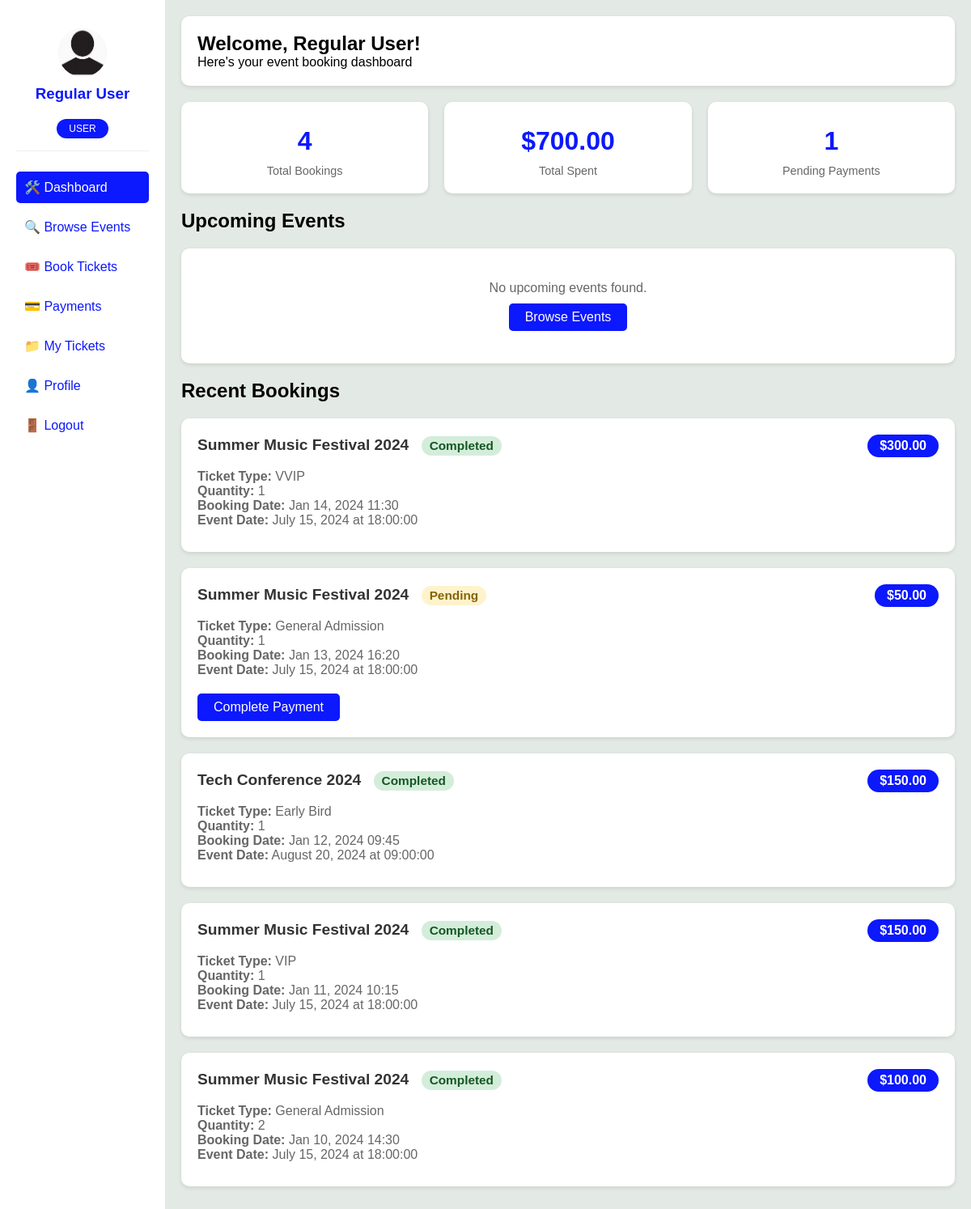
Page /user/user_dash.php (signed in) on the committed database.
### tables this page shows
CREATE TABLE IF NOT EXISTS `ticket_sales` (
  `sale_id` int(11) NOT NULL AUTO_INCREMENT,
  `ticket_id` int(11) NOT NULL,
  `user_id` int(11) DEFAULT NULL,
  `quantity` int(11) NOT NULL,
  `total_amount` decimal(10,2) NOT NULL,
  `sale_date` timestamp DEFAULT CURRENT_TIMESTAMP,
  `payment_status` enum('pending','completed','failed') DEFAULT 'pending',
  PRIMARY KEY (`sale_id`),
  KEY `ticket_id` (`ticket_id`),
  KEY `user_id` (`user_id`),
  KEY `sale_date` (`sale_date`),
  KEY `payment_status` (`payment_status`)
);

CREATE TABLE IF NOT EXISTS `events` (
  `id` int(11) NOT NULL AUTO_INCREMENT,
  `organizer_id` int(11) NOT NULL,
  `event_name` varchar(200) NOT NULL,
  `event_date` date NOT NULL,
  `event_time` time NOT NULL,
  `event_location` varchar(255) NOT NULL,
  `event_category` varchar(50) DEFAULT NULL,
  `ticket_price` decimal(10,2) NOT NULL,
  `total_tickets` int(11) NOT NULL,
  `event_description` text DEFAULT NULL,
  `created_at` timestamp DEFAULT CURRENT_TIMESTAMP,
  PRIMARY KEY (`id`),
  KEY `organizer_id` (`organizer_id`),
  KEY `event_date` (`event_date`)
);

CREATE TABLE IF NOT EXISTS `tickets` (
  `ticket_id` int(11) NOT NULL AUTO_INCREMENT,
  `event_id` int(11) NOT NULL,
  `ticket_type` varchar(50) NOT NULL,
  `price` decimal(10,2) NOT NULL,
  `total_quantity` int(11) NOT NULL,
  `available_quantity` int(11) NOT NULL,
  `sold_quantity` int(11) DEFAULT 0,
  `seat_layout` text DEFAULT NULL,
  `description` text DEFAULT NULL,
  `created_at` timestamp DEFAULT CURRENT_TIMESTAMP,
  PRIMARY KEY (`ticket_id`),
  KEY `event_id` (`event_id`),
  KEY `ticket_type` (`ticket_type`)
);

### config.php (called while the page is built, shortened)
<?php
try {
    $conn = new mysqli(DB_HOST, DB_USER, DB_PASS, DB_NAME);
} catch(Exception $e) {
    die("Connection failed: " . $e->getMessage());
}
function executeQuery($sql, $params = [], $types = "") {
    global $conn;
    $stmt = $conn->prepare($sql);
    if (!empty($params)) {
        $stmt->bind_param($types, ...$params);
    }
    $stmt->execute();
    return $stmt;
}
function fetchSingle($sql, $params = [], $types = "") {
    $stmt = executeQuery($sql, $params, $types);
    $result = $stmt->get_result();
    return $result->fetch_assoc();
}
function fetchAll($sql, $params = [], $types = "") {
    $stmt = executeQuery($sql, $params, $types);
    $result = $stmt->get_result();
    $rows = [];
    while ($row = $result->fetch_assoc()) {
        $rows[] = $row;
    }
    return $rows;
}
function getUserBookings($user_id) {
    return fetchAll("
        SELECT
            ts.sale_id,
            ts.quantity,
            ts.total_amount,
            ts.sale_date,
            ts.payment_status,
            t.ticket_type,
            t.price as unit_price,
            e.event_name,
            e.event_date,
            e.event_time,
            e.event_location
        FROM ticket_sales ts
        JOIN tickets t ON ts.ticket_id = t.ticket_id
        JOIN events e ON t.event_id = e.id
        WHERE ts.user_id = ?
        ORDER BY ts.sale_date DESC
    ", [$user_id], "i");
}
?>

### user/user_dash.php (the view, shortened to what this page needs)
<?php
require_once '../config.php';
$user_id = $_SESSION['user_id'];
$stats = fetchSingle("
    SELECT
        (SELECT COUNT(*) FROM ticket_sales WHERE user_id = ? AND payment_status = 'completed') as total_bookings,
        (SELECT SUM(total_amount) FROM ticket_sales WHERE user_id = ? AND payment_status = 'completed') as total_spent,
        (SELECT COUNT(*) FROM ticket_sales WHERE user_id = ? AND payment_status = 'pending') as pending_payments
", [$user_id, $user_id, $user_id], "iii");
$upcoming_events = fetchAll("
    SELECT e.*,
           (SELECT MIN(price) FROM tickets WHERE event_id = e.id) as min_price
    FROM events e
    WHERE e.event_date >= CURDATE()
    ORDER BY e.event_date ASC
    LIMIT 3
");
$recent_bookings = getUserBookings($user_id);
?>
<!DOCTYPE html>
<html lang="en">
<head>
</head>
<body>
    <main>
        <aside>
            <div class="profile">
                <div class="img">
                    <img src="../img/pro.jpg" alt="<?php echo htmlspecialchars($_SESSION['full_name'] ?? 'User'); ?>">
                </div>
                <h3><?php echo htmlspecialchars($_SESSION['full_name'] ?? $_SESSION['username']); ?></h3>
                <div class="ro">USER</div>
            </div>
            <div class="roles">
                <a href="user_dash.php" class="act">🛠️ Dashboard</a>
                <a href="browse.php">🔍 Browse Events</a>
                <a href="book.php">🎟️ Book Tickets</a>
                <a href="ticket.php">💳 Payments</a>
                <a href="payment.php">📁 My Tickets</a>
                <a href="profile.php">👤 Profile</a>
                <a href="../logout.php">🚪 Logout</a>
            </div>
        </aside>
        <section>
            <div class="welcome-section">
                <h1>Welcome, <?php echo htmlspecialchars($_SESSION['full_name'] ?? $_SESSION['username']); ?>!</h1>
                <p>Here's your event booking dashboard</p>
            </div>
            <div class="stats-grid">
                <div class="stat-card">
                    <div class="stat-value"><?php echo $stats['total_bookings'] ?? 0; ?></div>
                    <div class="stat-label">Total Bookings</div>
                </div>
                <div class="stat-card">
                    <div class="stat-value">$<?php echo number_format($stats['total_spent'] ?? 0, 2); ?></div>
                    <div class="stat-label">Total Spent</div>
                </div>
                <div class="stat-card">
                    <div class="stat-value"><?php echo $stats['pending_payments'] ?? 0; ?></div>
                    <div class="stat-label">Pending Payments</div>
                </div>
            </div>
            <h2>Upcoming Events</h2>
            <div class="events-grid">
                <?php if (!empty($upcoming_events)): ?>
                    <?php foreach ($upcoming_events as $event): ?>
                        <div class="event-card">
                            <div class="event-header">
                                <div class="event-title"><?php echo htmlspecialchars($event['event_name']); ?></div>
                                <?php if ($event['min_price']): ?>
                                    <div class="event-price">From $<?php echo number_format($event['min_price'], 2); ?></div>
                                <?php endif; ?>
                            </div>
                            <div class="event-details">
                                <p><strong>Date:</strong> <?php echo date('F d, Y', strtotime($event['event_date'])); ?></p>
                                <p><strong>Location:</strong> <?php echo htmlspecialchars($event['event_location']); ?></p>
                                <p><strong>Category:</strong> <?php echo htmlspecialchars($event['event_category']); ?></p>
                            </div>
                            <a href="book.php?event_id=<?php echo $event['id']; ?>" class="btn btn-primary">Book Now</a>
                        </div>
                    <?php endforeach; ?>
                <?php else: ?>
                    <div class="empty-state">
                        <p>No upcoming events found.</p>
                        <a href="browse.php" class="btn btn-primary">Browse Events</a>
                    </div>
                <?php endif; ?>
            </div>
            <h2>Recent Bookings</h2>
            <div class="bookings-list">
                <?php if (!empty($recent_bookings)): ?>
                    <?php foreach ($recent_bookings as $booking): ?>
                        <div class="booking-card">
                            <div class="event-header">
                                <div class="event-title">
                                    <?php echo htmlspecialchars($booking['event_name']); ?>
                                    <span class="booking-status status-<?php echo $booking['payment_status']; ?>">
                                        <?php echo ucfirst($booking['payment_status']); ?>
                                    </span>
                                </div>
                                <div class="event-price">$<?php echo number_format($booking['total_amount'], 2); ?></div>
                            </div>
                            <div class="event-details">
                                <p><strong>Ticket Type:</strong> <?php echo htmlspecialchars($booking['ticket_type']); ?></p>
                                <p><strong>Quantity:</strong> <?php echo $booking['quantity']; ?></p>
                                <p><strong>Booking Date:</strong> <?php echo date('M d, Y H:i', strtotime($booking['sale_date'])); ?></p>
                                <p><strong>Event Date:</strong> <?php echo date('F d, Y', strtotime($booking['event_date'])); ?> at <?php echo $booking['event_time']; ?></p>
                            </div>
                            <?php if ($booking['payment_status'] === 'pending'): ?>
                                <a href="ticket.php?pay=<?php echo $booking['sale_id']; ?>" class="btn btn-primary">Complete Payment</a>
                            <?php endif; ?>
                        </div>
                    <?php endforeach; ?>
                <?php endif; ?>
            </div>
        </section>
    </main>
</body>
</html>

### user/user_dash.php (style rules this page uses)
* { margin: 0; padding: 0; box-sizing: border-box; }
body { height: 100vh; width: 100vw; background: #e3e9e4; font-family: Arial, sans-serif; }
main { display: flex; }
aside { width: 17%; padding: 20px; background: #fff; min-height: 100vh; position: fixed; height: 100%; }
section { width: 83%; margin-left: 17%; padding: 20px; }
.roles { display: flex; flex-direction: column; }
.roles a { text-decoration: none; color: #0c18fd; padding: 10px; margin: 5px 0; border-radius: 5px; transition: all 0.3s; }
.profile { text-align: center; margin-bottom: 20px; padding: 15px; border-bottom: 1px solid #eee; }
.profile h3 { color: #0c18fd; margin: 10px 0; }
.img { width: 60px; height: 60px; border-radius: 50%; margin: 0 auto 10px; overflow: hidden; background: #f0f0f0; display: flex; align-items: center; justify-content: center; }
.img img { width: 100%; height: 100%; object-fit: cover; }
.ro { background: #0c18fd; color: #fff; padding: 5px 15px; border-radius: 20px; display: inline-block; font-size: 12px; margin-top: 10px; }
.act { background: #0c18fd !important; color: #fff !important; }
.welcome-section { background: white; padding: 20px; border-radius: 10px; margin-bottom: 20px; box-shadow: 0 2px 5px rgba(0,0,0,0.1); }
.stats-grid { display: grid; grid-template-columns: repeat(auto-fit, minmax(200px, 1fr)); gap: 20px; margin: 20px 0; }
.stat-card { background: white; padding: 20px; border-radius: 10px; text-align: center; box-shadow: 0 2px 5px rgba(0,0,0,0.1); }
.stat-value { font-size: 2em; font-weight: bold; color: #0c18fd; margin: 10px 0; }
.stat-label { color: #666; font-size: 0.9em; }
.events-grid, .bookings-list { display: grid; gap: 20px; margin: 20px 0; }
.event-card, .booking-card { background: white; padding: 20px; border-radius: 10px; box-shadow: 0 2px 5px rgba(0,0,0,0.1); }
.event-header { display: flex; justify-content: space-between; align-items: center; margin-bottom: 15px; }
.event-title { font-size: 1.2em; font-weight: bold; color: #333; }
.event-price { background: #0c18fd; color: white; padding: 5px 15px; border-radius: 20px; font-weight: bold; }
.event-details { color: #666; margin: 10px 0; }
.btn { padding: 8px 20px; border: none; border-radius: 5px; cursor: pointer; text-decoration: none; display: inline-block; margin-top: 10px; }
.btn-primary { background: #0c18fd; color: white; }
.empty-state { text-align: center; padding: 40px; color: #666; background: white; border-radius: 10px; box-shadow: 0 2px 5px rgba(0,0,0,0.1); }
.booking-status { display: inline-block; padding: 3px 10px; border-radius: 20px; font-size: 0.8em; margin-left: 10px; }
.status-completed { background: #d4edda; color: #155724; }
.status-pending { background: #fff3cd; color: #856404; }

### rows in the picture
ticket_sales: events.event_name "Summer Music Festival 2024", payment_status "Completed", total_amount "300.00", ticket.ticket_type "VVIP", quantity "1", sale_date "Jan 14, 2024 11:30", events.event_date "July 15, 2024", events.event_time "18:00:00"
ticket_sales: events.event_name "Summer Music Festival 2024", payment_status "Pending", total_amount "50.00", ticket.ticket_type "General Admission", quantity "1", sale_date "Jan 13, 2024 16:20", events.event_date "July 15, 2024", events.event_time "18:00:00"
ticket_sales: events.event_name "Tech Conference 2024", payment_status "Completed", total_amount "150.00", ticket.ticket_type "Early Bird", quantity "1", sale_date "Jan 12, 2024 09:45", events.event_date "August 20, 2024", events.event_time "09:00:00"
ticket_sales: events.event_name "Summer Music Festival 2024", payment_status "Completed", total_amount "150.00", ticket.ticket_type "VIP", quantity "1", sale_date "Jan 11, 2024 10:15", events.event_date "July 15, 2024", events.event_time "18:00:00"
ticket_sales: events.event_name "Summer Music Festival 2024", payment_status "Completed", total_amount "100.00", ticket.ticket_type "General Admission", quantity "2", sale_date "Jan 10, 2024 14:30", events.event_date "July 15, 2024", events.event_time "18:00:00"

### other values in the picture
$_SESSION['full_name'] "Regular User"
$stats['total_bookings'] "4"
$stats['total_spent'] "700.00"
$stats['pending_payments'] "1"
